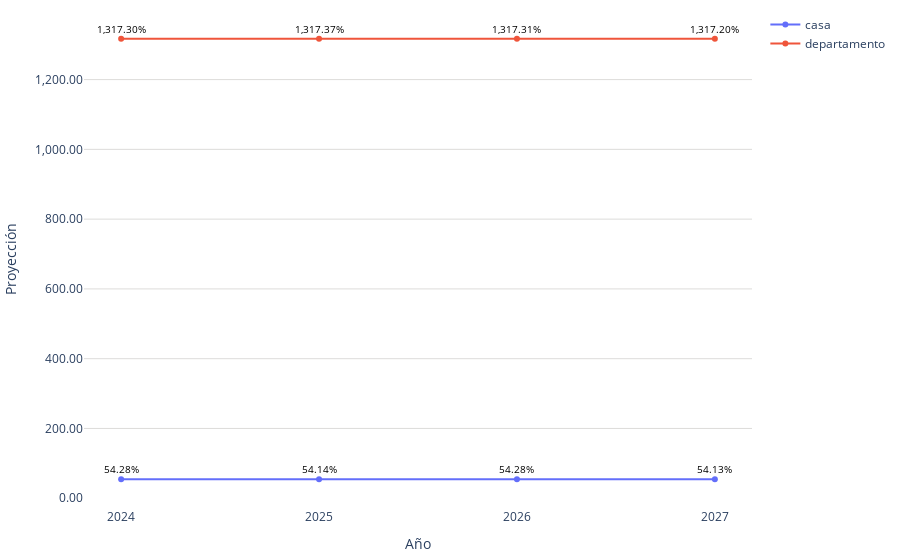

Notebook code cell kept with this figure:
### Code cell
# Crear figura
fig = go.Figure()

# Agregar líneas para cada tipo
for tipo in tipos.unique():
    df_tipo = df_proyeccion_anual_pachuca[df_proyeccion_anual_pachuca['tipo'] == tipo]
    fig.add_trace(go.Scatter(
        x=df_tipo['año'],
        y=df_tipo['proyeccion'],
        mode='markers+lines',
        name=tipo
    ))

# Configuración del layout del gráfico
fig.update_layout(
    #title='Proyeccion anual de oferta casas/departamentos',
    yaxis=dict(gridcolor='#dddcda'),  # Color del grid
    margin=dict(l=10, r=10, t=10, b=10),  # Ajusta los márgenes (left, right, top, bottom)
    plot_bgcolor='rgba(0,0,0,0)',     # Fondo del gráfico
)

# Modificar las etiquetas del eje X
fig.update_xaxes(
    tickvals=años,  # Posiciones de las marcas del eje X
    ticktext=años,  # Etiquetas del eje X
    title='Año'
)

# Cambiar el formato del eje Y para mostrar números grandes con comas
fig.update_yaxes(tickformat=',.2f', title='Proyección')

# Agregar etiquetas de texto a los puntos
for trace in fig.data:
    df_tipo = df_proyeccion_anual_pachuca[df_proyeccion_anual_pachuca['tipo'] == trace.name]
    for i, point in enumerate(trace.y):
        fig.add_annotation(
            x=trace.x[i], 
            y=point, 
            text=f'{point:,.2f}%',  # Mostrar el valor con comas y dos decimales
            showarrow=False,
            font=dict(color='black', size=10),
            yshift=10
        )
# Exportar gráfica como archivo HTML
def guardar_grafico_como_html(fig, nombre_archivo, carpeta='assets/graficas'):
    # Crear la carpeta si no existe
    if not os.path.exists(carpeta):
        os.makedirs(carpeta)
    # Gráfica como archivo HTML en la carpeta especificada
    pio.write_html(fig, f'{carpeta}/{nombre_archivo}.html')
# Guardar el gráfico como archivo HTML
guardar_grafico_como_html(fig, 'g_scatt_casasdepa_proyecanualoferta', carpeta='assets/graficas')

# Mostrar el gráfico
fig.show()

### Figure 1 — Plotly figure (JSON) as saved in the notebook; plotly's stock layout.template omitted (floating-point values rounded to 4 significant figures)
{"data": [{"mode": "markers+lines", "name": "casa", "type": "scatter", "x": [2024, 2025, 2026, 2027], "y": [54.28, 54.14, 54.28, 54.13]}, {"mode": "markers+lines", "name": "departamento", "type": "scatter", "x": [2024, 2025, 2026, 2027], "y": [1317.0, 1317.0, 1317.0, 1317.0]}], "layout": {"annotations": [{"font": {"color": "black", "size": 10}, "showarrow": false, "text": "54.28%", "x": 2024, "y": 54.28, "yshift": 10}, {"font": {"color": "black", "size": 10}, "showarrow": false, "text": "54.14%", "x": 2025, "y": 54.14, "yshift": 10}, {"font": {"color": "black", "size": 10}, "showarrow": false, "text": "54.28%", "x": 2026, "y": 54.28, "yshift": 10}, {"font": {"color": "black", "size": 10}, "showarrow": false, "text": "54.13%", "x": 2027, "y": 54.13, "yshift": 10}, {"font": {"color": "black", "size": 10}, "showarrow": false, "text": "1,317.30%", "x": 2024, "y": 1317.0, "yshift": 10}, {"font": {"color": "black", "size": 10}, "showarrow": false, "text": "1,317.37%", "x": 2025, "y": 1317.0, "yshift": 10}, {"font": {"color": "black", "size": 10}, "showarrow": false, "text": "1,317.31%", "x": 2026, "y": 1317.0, "yshift": 10}, {"font": {"color": "black", "size": 10}, "showarrow": false, "text": "1,317.20%", "x": 2027, "y": 1317.0, "yshift": 10}], "margin": {"b": 10, "l": 10, "r": 10, "t": 10}, "plot_bgcolor": "rgba(0,0,0,0)", "xaxis": {"ticktext": [2024, 2025, 2026, 2027, 2024, 2025, 2026, 2027], "tickvals": [2024, 2025, 2026, 2027, 2024, 2025, 2026, 2027], "title": {"text": "Año"}}, "yaxis": {"gridcolor": "#dddcda", "tickformat": ",.2f", "title": {"text": "Proyección"}}}}
